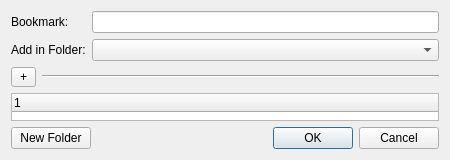
<?xml version="1.0" encoding="UTF-8"?>
<ui version="4.0">
 <class>BookmarkDialog</class>
 <widget class="QDialog" name="BookmarkDialog">
  <property name="geometry">
   <rect>
    <x>0</x>
    <y>0</y>
    <width>450</width>
    <height>160</height>
   </rect>
  </property>
  <property name="sizePolicy">
   <sizepolicy hsizetype="Preferred" vsizetype="Preferred">
    <horstretch>0</horstretch>
    <verstretch>0</verstretch>
   </sizepolicy>
  </property>
  <property name="windowTitle">
   <string>Add Bookmark</string>
  </property>
  <layout class="QVBoxLayout" name="verticalLayout_3">
   <item>
    <layout class="QHBoxLayout" name="horizontalLayout">
     <item>
      <layout class="QVBoxLayout" name="verticalLayout_2">
       <item>
        <widget class="QLabel" name="label">
         <property name="text">
          <string>Bookmark:</string>
         </property>
        </widget>
       </item>
       <item>
        <widget class="QLabel" name="label_2">
         <property name="text">
          <string>Add in Folder:</string>
         </property>
        </widget>
       </item>
      </layout>
     </item>
     <item>
      <layout class="QVBoxLayout" name="verticalLayout">
       <item>
        <widget class="QLineEdit" name="bookmarkEdit"/>
       </item>
       <item>
        <widget class="QComboBox" name="bookmarkFolders"/>
       </item>
      </layout>
     </item>
    </layout>
   </item>
   <item>
    <layout class="QHBoxLayout" name="horizontalLayout_3">
     <item>
      <widget class="QToolButton" name="toolButton">
       <property name="minimumSize">
        <size>
         <width>25</width>
         <height>20</height>
        </size>
       </property>
       <property name="text">
        <string>+</string>
       </property>
      </widget>
     </item>
     <item>
      <widget class="Line" name="line">
       <property name="orientation">
        <enum>Qt::Orientation::Horizontal</enum>
       </property>
      </widget>
     </item>
    </layout>
   </item>
   <item>
    <widget class="BookmarkWidget" name="bookmarkWidget">
     <property name="enabled">
      <bool>true</bool>
     </property>
     <property name="sizePolicy">
      <sizepolicy hsizetype="Expanding" vsizetype="Ignored">
       <horstretch>0</horstretch>
       <verstretch>0</verstretch>
      </sizepolicy>
     </property>
     <column>
      <property name="text">
       <string>1</string>
      </property>
     </column>
    </widget>
   </item>
   <item>
    <layout class="QHBoxLayout" name="horizontalLayout_4">
     <item>
      <widget class="QPushButton" name="newFolderButton">
       <property name="text">
        <string>New Folder</string>
       </property>
      </widget>
     </item>
     <item>
      <widget class="QDialogButtonBox" name="buttonBox">
       <property name="orientation">
        <enum>Qt::Orientation::Horizontal</enum>
       </property>
       <property name="standardButtons">
        <set>QDialogButtonBox::StandardButton::Cancel|QDialogButtonBox::StandardButton::Ok</set>
       </property>
      </widget>
     </item>
    </layout>
   </item>
  </layout>
 </widget>
 <customwidgets>
  <customwidget>
   <class>BookmarkWidget</class>
   <extends>QTreeWidget</extends>
   <header>bookmarkwidget.h</header>
  </customwidget>
 </customwidgets>
 <resources/>
 <connections>
  <connection>
   <sender>buttonBox</sender>
   <signal>accepted()</signal>
   <receiver>BookmarkDialog</receiver>
   <slot>accept()</slot>
   <hints>
    <hint type="sourcelabel">
     <x>248</x>
     <y>254</y>
    </hint>
    <hint type="destinationlabel">
     <x>157</x>
     <y>274</y>
    </hint>
   </hints>
  </connection>
  <connection>
   <sender>buttonBox</sender>
   <signal>rejected()</signal>
   <receiver>BookmarkDialog</receiver>
   <slot>reject()</slot>
   <hints>
    <hint type="sourcelabel">
     <x>316</x>
     <y>260</y>
    </hint>
    <hint type="destinationlabel">
     <x>286</x>
     <y>274</y>
    </hint>
   </hints>
  </connection>
 </connections>
</ui>
